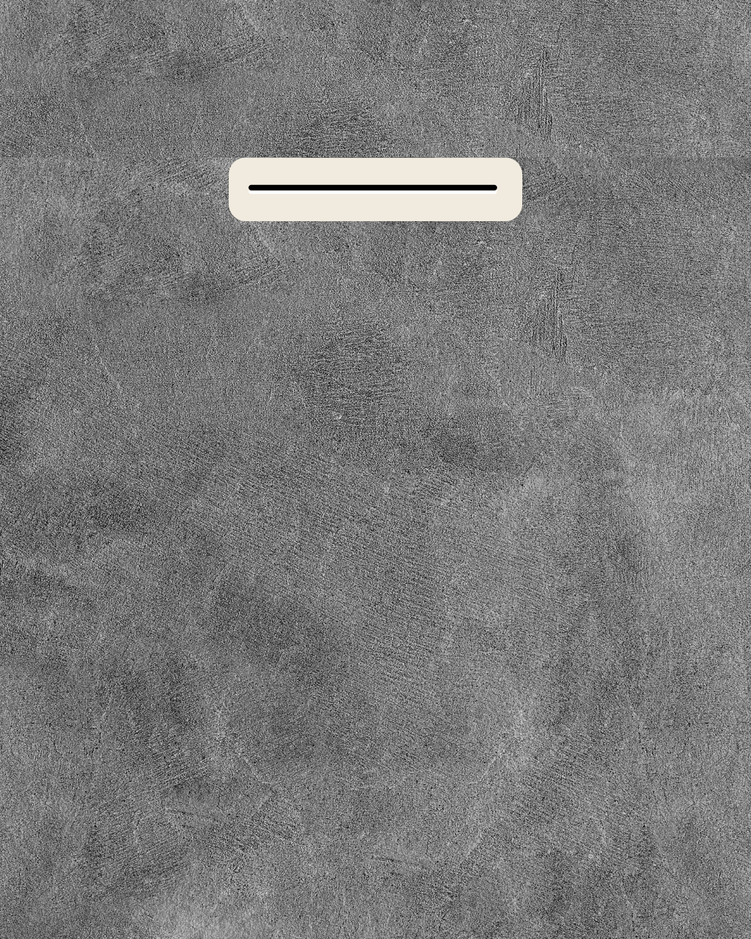
#> input picture 4.png, 751 x 939 px, shrunk from 1080 x 1350 before the run
$ python extract.py
#> lines starting #> are read from the running program, lines starting #| are printed output that depends on the picture; after the words box and inside, x2 and y2 are one past the last pixel; in counts of white or black regions, pixels touching at a corner belong together
from PIL import Image
import numpy as np

img = Image.open('4.png').convert('RGB')
#> img is the input picture: PIL image 751x939 RGB; mean R, G, B 122.4, 122.4, 122
data = np.array(img)

mask = (data[:, :, 0] < 20) & (data[:, :, 1] < 20) & (data[:, :, 2] < 20)
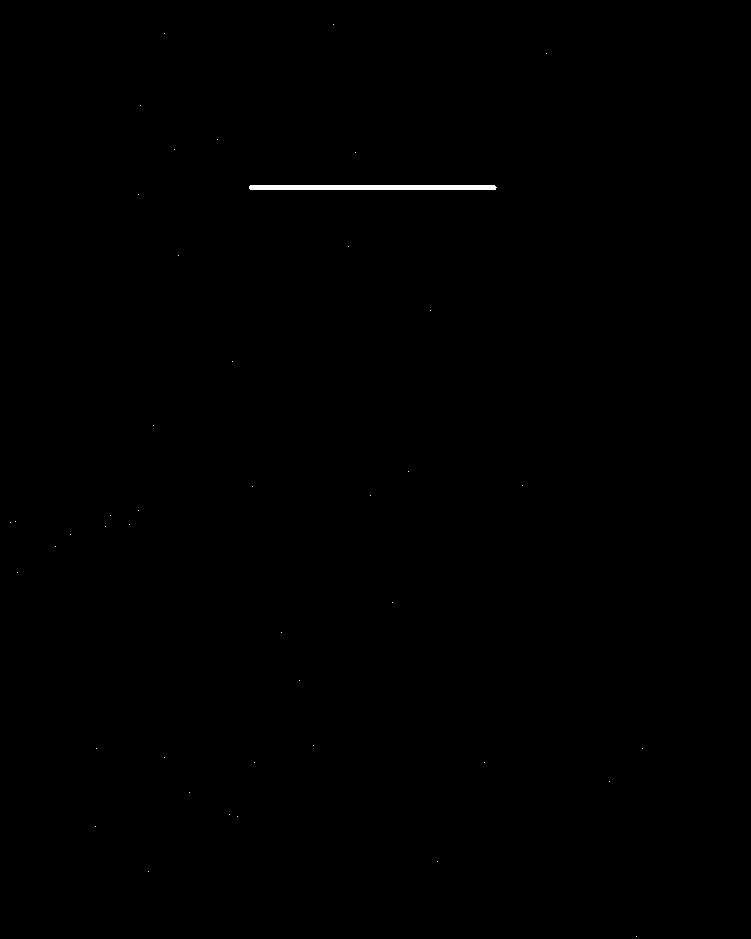
#> mask: shape (939, 751) bool; 0.18% white; 44 white regions (43 under 20 px), largest, box (x1, y1, x2, y2) and area: (249, 185, 497, 190) 1233
y_dark, x_dark = np.where(mask)
#> y_dark = 1276 values from 24 to 936; x_dark = 1276 values, max 642 at index 1264, min 10 at index 1253, mean 368.4

if len(y_dark) > 0:
    print(f"4.png dimensions: {img.size}")
#| 4.png dimensions: (751, 939)
    print(f"Dark rectangle bounds:")
    print(f"X: {np.min(x_dark)} to {np.max(x_dark)}")
#| X: 10 to 642
    print(f"Y: {np.min(y_dark)} to {np.max(y_dark)}")
#| Y: 24 to 936
else:
    print("No black rectangle found")
